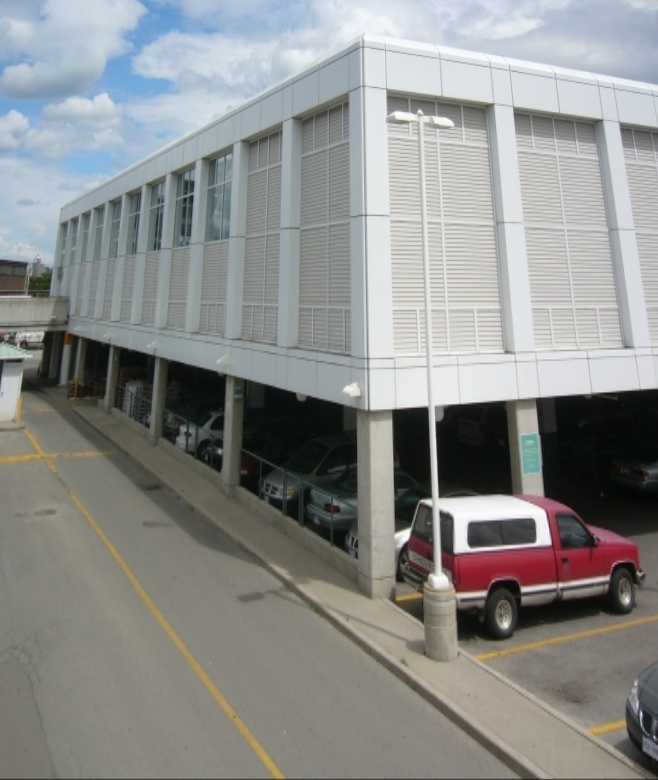
#> input picture Assignment 2/data/P1080091.jpg, 658 x 780 px
$ python main.py
#> lines starting #> are read from the running program, lines starting #| are printed output that depends on the picture
""" CS4277/CS5477 Lab 2: Affine 3D measurement from vanishing line and point.
See accompanying file (lab2.pdf) for instructions.

Name: Zhang Rongqi
Email: e1132299@u.nus.edu
Student ID: A0276566M
"""

import os
import copy
import argparse
import cv2
import numpy as np
import json
import matplotlib.pyplot as plt

PROJECT_DIR = os.path.abspath(os.path.dirname(__file__))
RESULT_DIR = os.path.join(PROJECT_DIR, 'results')
DATA_DIR = os.path.join(PROJECT_DIR, 'data')

# Canny edge detector constants
MIN_CANNY_THRESHOLD = 100
MAX_CANNY_THRESHOLD = 200

# Hough Transform constants
MIN_LINE_LENGTH = 30
MAX_LINE_GAP = 5

DISTANCE_THRESHOLD = 5.


def detect_lines(image: np.ndarray) -> np.ndarray:
    """
    Detects lines in the image using Canny edge detector and Hough Line Transform

    Args:
        image: H x W x C image

    Returns:
        N x 4 line points (x1, y1, x2, y2)
    """
    line_pts = np.empty(shape=[0, 3], dtype=np.float32)
    """
    YOUR CODE HERE
        1. Call cv2.Canny with threshold1=MIN_CANNY_THRESHOLD, threshold2=MAX_CANNY_THRESHOLD and apertureSize=3
            to detect edges
        2. Pass the edge image from Canny edge detection to cv2.HoughLinesP with rho=1, theta=np.pi/180, threshold=100,
            minLineLength=MIN_LINE_LENGTH and maxLineGap=MAX_LINE_GAP.
    """
    edges = cv2.Canny(image, MIN_CANNY_THRESHOLD, MAX_CANNY_THRESHOLD, apertureSize=3)
    line_pts = cv2.HoughLinesP(edges, rho=1, theta=np.pi/180, threshold=100, minLineLength=MIN_LINE_LENGTH, maxLineGap=MAX_LINE_GAP)
    """ END YOUR CODE HERE """
    line_pts = line_pts.reshape(-1, 4)
    return line_pts


def _save_line_image(image: np.ndarray, line_pts: np.ndarray, save_prefix: os.path):
    """
    Saves the line image for visualization

    Args:
        image: H x W x C image
        line_pts: N x 4 line points (x1, y1, x2, y2)
        save_prefix: the prefix for the save file.
    """
    save_image = copy.deepcopy(image)
    for (x1, y1, x2, y2) in line_pts:
        save_image = cv2.line(save_image, (x1, y1), (x2, y2), (255, 0, 0), thickness=2)
    save_image_file = save_prefix + '.jpg'
    cv2.imwrite(save_image_file, save_image)


def _get_lines_from_line_pts(line_pts: np.ndarray) -> np.ndarray:
    """
    Converts line points to line representation [a, b, 1] where ax + by + 1 = 0 and (x, y) corresponds to points [x,y,1]
    that lie on the line.

    Args:
        line_pts: N x 4 line points (x1, y1, x2, y2)

    Returns:
        L x 3 lines (a, b, 1)
    """
    assert line_pts.shape[1] == 4, 'shape should be N x 4'
    num_lines = line_pts.shape[0]
    pts = np.ones([num_lines, 3], dtype=np.float32)
    other_pts = np.ones([num_lines, 3], dtype=np.float32)
    pts[:, :2] = line_pts[:, :2]
    other_pts[:, :2] = line_pts[:, 2:]

    lines = np.cross(a=pts, b=other_pts)
    lines = lines / lines[:, -1].reshape(-1, 1)
    return lines


def get_pairwise_intersections(lines: np.ndarray) -> np.ndarray:
    """
    Computes intersections between each pair of lines. Remove non-existent intersections i.e. intersections at
    infinity where z=0 for points [x,y,z]

    Args:
        lines: L x 3 lines (a, b, 1)

    Returns:
        I x 3 pairwise intersections [u, v, 1] where I <= N^2
    """
    num_lines = lines.shape[0]
    intersections = np.empty(shape=[num_lines**2, 3], dtype=lines.dtype)
    """ YOUR CODE HERE """
    count = 0
    for i in range(num_lines):
        for j in range(i+1, num_lines):
            point = np.cross(lines[i], lines[j])
            if point[2] == 0:
                continue
            intersections[count] = point / point[2]
            count += 1
    intersections = intersections[:count]
    """ END YOUR CODE HERE """
    return intersections


def get_support_mtx(intersections: np.ndarray, lines: np.ndarray, distance_threshold: float = DISTANCE_THRESHOLD):
    """
    Computes the I x L support matrix support_mtx where support_mtx[i, j] = 1 implies that the line lines[j] is close to
    the intersection intersections[j] and hence, supporting it.

    Args:
        intersections: I x 3 intersections [u, v, 1]
        lines: L x 3 lines [a, b, 1]
        distance_threshold: the maximum distance to be for the line to support the intersection.

    Returns:
        I x L support matrix
    """
    num_intersections, num_lines = intersections.shape[0], lines.shape[0]
    support_mtx = np.empty(shape=[num_intersections, num_lines], dtype=intersections.dtype)
    """
    YOUR CODE HERE
        1. Compute the I x L distance matrix distance_mtx between lines and intersections.
        2. Set the support matrix [i, j] to 1 if the distance_mtx[i,j] is below the distance threshold.
    """
    for i in range(num_intersections):
        for j in range(num_lines):
            support_mtx[i][j] = 1.0 if (np.abs(np.dot(lines[j], intersections[i])) < distance_threshold * np.sqrt(np.dot(lines[j][:2], lines[j][:2]))) else 0.0
    """ END YOUR CODE HERE """
    support_mtx = support_mtx.astype(int)
    assert support_mtx.shape == (num_intersections, num_lines)
    return support_mtx


def get_vanishing_pts(lines: np.ndarray, num_vanishing_pts: int) -> np.ndarray:
    """
    Computes the vanishing points using RANSAC.

    Args:
        lines: L x 3 numpy array of detected lines
        num_vanishing_pts: number of vansihing points to retrieve

    Returns:
        V x 3 array of vanishing points [u, v, 1]
    """
    intersections = get_pairwise_intersections(lines=lines)
    support_mtx = get_support_mtx(intersections=intersections, lines=lines)

    vanishing_pts = []
    """
    YOUR CODE HERE
        - For num_vanishing_points, find the intersection with the most support as the vanishing point.
        - Then, remove its support set (of lines) from the list of lines.
        - Find the next vanishing points with the remaining lines (use a loop for this).
        - Note: you don't have to recompute the support_mtx. You can set some entries to 0 to "remove" it.
    """
    for i in range(num_vanishing_pts):
        num_support = np.sum(support_mtx, axis=1)
        idx = np.argmax(num_support)
        vanishing_pts.append(intersections[idx])
        mask = support_mtx[idx] == 1
        support_mtx[:, mask] = 0
    """ END YOUR CODE HERE """
    vanishing_pts = np.array(vanishing_pts)
    return vanishing_pts


def _save_vanishing_pts(save_prefix: os.path, vanishing_pts: np.ndarray):
    """ saves image of the vanishing points """
    image_file = '{}.jpg'.format(save_prefix)
    image = cv2.imread(image_file)

    fig, ax = plt.subplots(1)
    ax.imshow(cv2.cvtColor(image, cv2.COLOR_BGR2RGB))
    plt.plot(vanishing_pts[:, 0], vanishing_pts[:, 1], marker='o', color='r', ls='')
    save_dir = os.path.dirname(save_prefix)
    save_file = os.path.join(save_dir,
                             '{}-vanishing-pts.jpg'.format('horizontal' if 'nonvert' in save_prefix else 'vertical'))
    plt.savefig(save_file)


# [83 lines left out: functions get_vanishing_line, _save_query_target_image, _parse_info_dict, get_target_height, not called in this run]


def _get_vert_nonvert_idxs(lines: np.ndarray) -> (np.ndarray, np.ndarray):
    """ Returns the indexes of the vertical lines and the nonvertical lines from the """
    with np.errstate(divide='ignore'):
        vert_idxs = np.argwhere(np.bitwise_and(lines[:, 0] != 0,
                                               np.abs(lines[:, 1] / lines[:, 0]) < 3e-1)).reshape(-1)
    nonvert_idxs = np.setdiff1d(np.arange(lines.shape[0]), vert_idxs).reshape(-1)
    return nonvert_idxs, vert_idxs


def main():
    argparser = argparse.ArgumentParser()
    argparser.add_argument('--img', type=str, default='P1080091', help='image name e.g. P1080091 corresponds to '
                                                                       'P1080091.jpg')
    argparser.add_argument('--nvp', type=int, default=3, help='number of vanishing points')
    args = argparser.parse_args()

    save_dir = os.path.join(RESULT_DIR, args.img)
    os.makedirs(save_dir, exist_ok=True)
    image_file = os.path.join(DATA_DIR, '{}.jpg'.format(args.img))
    image = cv2.imread(image_file)
#> image is the input picture: shape (780, 658, 3); mean B, G, R 139.9, 141.4, 139.7

    # detect lines
    line_pts = detect_lines(image=image)
#> in detect_lines, `edges = cv2.Canny(image, MIN_CANNY_THRESHOLD, MAX_CANNY_THRESHOLD, ape..`:
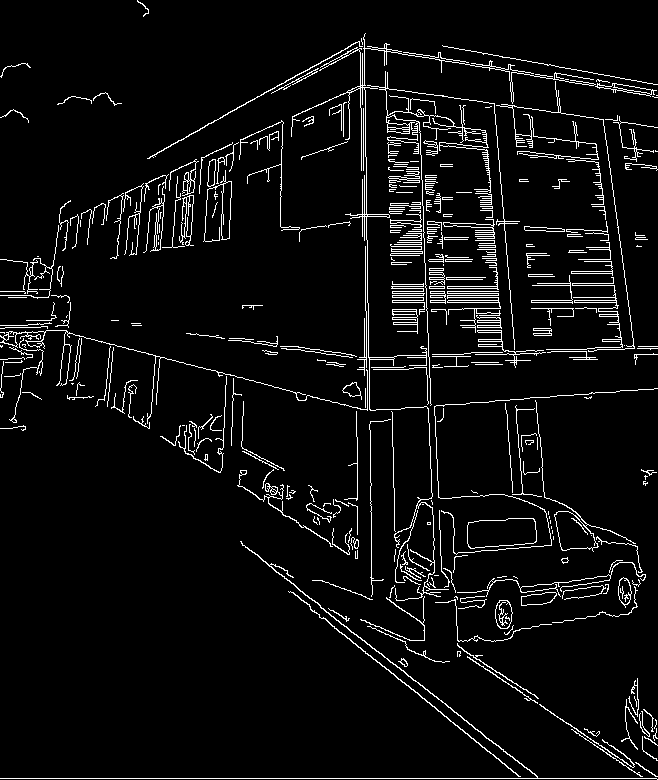
#> edges: shape (780, 658); 5.4% white in thin lines or dots
#> in detect_lines, `line_pts = cv2.HoughLinesP(edges, rho=1, theta=np.pi/180, threshold=10..`: line_pts = 106 rows, first 6: [0, 778, 656, 778], [369, 357, 369, 398], [320, 607, 537, 776], [364, 199, 364, 240], [366, 201, 366, 239], [392, 302, 499, 302]
    _save_line_image(image=image, line_pts=line_pts, save_prefix=os.path.join(save_dir, 'detected-lines'))
#> the loop in _save_line_image, `for (x1, y1, x2, y2) in line_pts:` made 106 passes
#> (x1, y1, x2, y2) on passes 1 to 12: (0, 778, 656, 778), (369, 357, 369, 398), (320, 607, 537, 776), (364, 199, 364, 240), (366, 201, 366, 239), (392, 302, 499, 302), (419, 109, 422, 205), (292, 592, 519, 776), (392, 300, 498, 300), (240, 486, 356, 558), (386, 88, 387, 143), (486, 133, 498, 301)
#> after the loop in _save_line_image, `for (x1, y1, x2, y2) in line_pts:`:
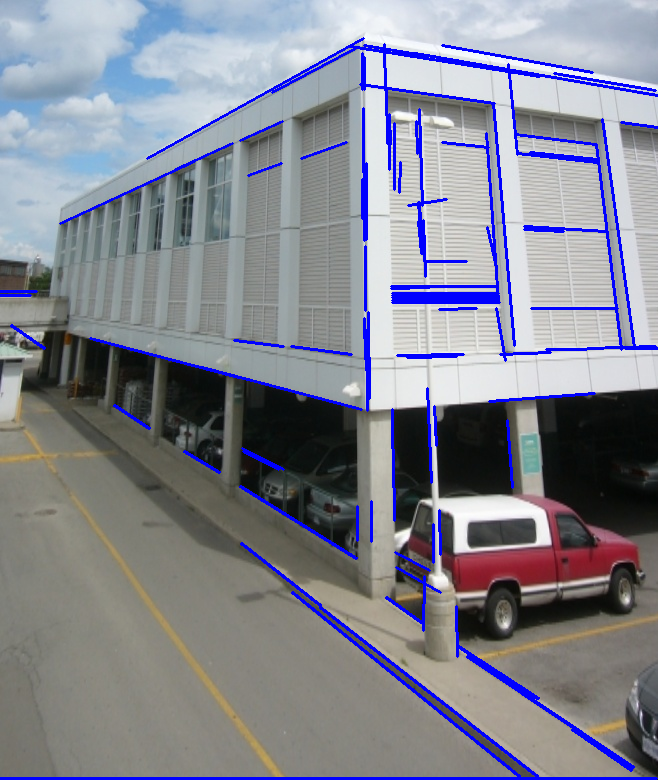
#> save_image: shape (780, 658, 3); mean B, G, R 144.8, 133.7, 132
    lines = _get_lines_from_line_pts(line_pts=line_pts)
#> lines = 106 rows, first 8: [0, -0.00129, 1], [-0.00271, 0, 1], [0.00218, -0.00279, 1], [-0.00275, 0, 1], [-0.00273, 0, 1], [0, -0.00331, 1], [-0.00241, 7.52e-05, 1], [0.00228, -0.00281, 1]

    # split lines into vertical and horizontal lines
    nonvert_idxs, vert_idxs = _get_vert_nonvert_idxs(lines=lines)
#> in _get_vert_nonvert_idxs, `vert_idxs = np.argwhere(np.bitwise_and(lines[:, 0] != 0, np.abs(lines[..`: vert_idxs = 44 values from 1 to 102
#> in _get_vert_nonvert_idxs, `nonvert_idxs = np.setdiff1d(np.arange(lines.shape[0]), vert_idxs).resh..`: nonvert_idxs = 62 values from 0 to 105
#> nonvert_idxs = 62 values from 0 to 105; vert_idxs = 44 values from 1 to 102
    vert_lines = lines[vert_idxs]
#> vert_lines = 44 rows, first 8: [-0.00271, 0, 1], [-0.00275, 0, 1], [-0.00273, 0, 1], [-0.00241, 7.52e-05, 1], [-0.0026, 4.73e-05, 1], [-0.0021, 0.00015, 1], [-0.00171, 0.00024, 1], [-0.00275, 0, 1]
    vert_line_pts = line_pts[vert_idxs]
#> vert_line_pts = 44 rows, first 6: [369, 357, 369, 398], [364, 199, 364, 240], [366, 201, 366, 239], [419, 109, 422, 205], [386, 88, 387, 143], [486, 133, 498, 301]
    nonvert_lines = lines[nonvert_idxs]
#> nonvert_lines = 62 rows, first 8: [0, -0.00129, 1], [0.00218, -0.00279, 1], [0, -0.00331, 1], [0.00228, -0.00281, 1], [0, -0.00333, 1], [0.00184, -0.00297, 1], [-0.0166, 0.105, 1], [0, -0.00337, 1]
    nonvert_line_pts = line_pts[nonvert_idxs]
#> nonvert_line_pts = 62 rows, first 6: [0, 778, 656, 778], [320, 607, 537, 776], [392, 302, 499, 302], [292, 592, 519, 776], [392, 300, 498, 300], [240, 486, 356, 558]
    _save_line_image(image=image, line_pts=nonvert_line_pts,
                     save_prefix=os.path.join(save_dir, 'detected-nonvert-lines'))
#> the loop in _save_line_image (call 2), `for (x1, y1, x2, y2) in line_pts:` made 62 passes
#> (x1, y1, x2, y2) on passes 1 to 12: (0, 778, 656, 778), (320, 607, 537, 776), (392, 302, 499, 302), (292, 592, 519, 776), (392, 300, 498, 300), (240, 486, 356, 558), (350, 46, 539, 76), (392, 297, 498, 297), (147, 158, 363, 38), (572, 729, 631, 770), (241, 543, 320, 605), (442, 45, 592, 72)
#> after the loop in _save_line_image (call 2), `for (x1, y1, x2, y2) in line_pts:`:
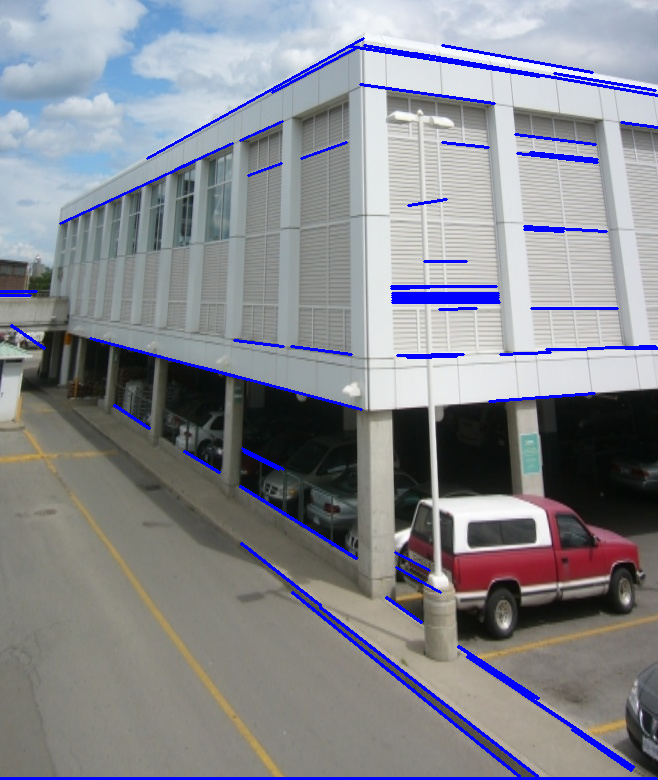
#> save_image: shape (780, 658, 3); mean B, G, R 143.5, 136.3, 134.6
    _save_line_image(image=image, line_pts=vert_line_pts,
                     save_prefix=os.path.join(save_dir, 'detected-vert-lines'))
#> the loop in _save_line_image (call 3), `for (x1, y1, x2, y2) in line_pts:` made 44 passes
#> (x1, y1, x2, y2) on passes 1 to 12: (369, 357, 369, 398), (364, 199, 364, 240), (366, 201, 366, 239), (419, 109, 422, 205), (386, 88, 387, 143), (486, 133, 498, 301), (602, 119, 634, 347), (364, 57, 364, 89), (368, 312, 368, 357), (362, 53, 362, 89), (392, 409, 393, 487), (364, 318, 365, 359)
#> after the loop in _save_line_image (call 3), `for (x1, y1, x2, y2) in line_pts:`:
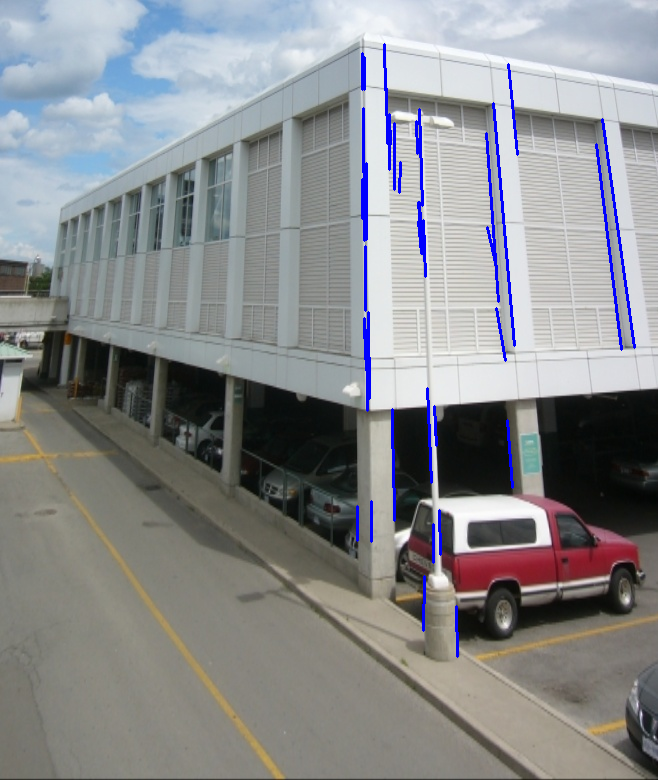
#> save_image: shape (780, 658, 3); mean B, G, R 141.2, 138.8, 137.1

    # get horizontal and vertical vanishing points.
    horizontal_vanishing_pts = get_vanishing_pts(lines=nonvert_lines, num_vanishing_pts=2)
#> after the loop in get_pairwise_intersections, `for i in range(num_lines):`: count = 1813
#> in get_pairwise_intersections, `intersections = intersections[:count]`: intersections = 1813 rows, first 8: [539.6, 778, 1], [521.5, 778, 1], [710.4, 778, 1], [4961.6, 778, 1], [-969, 778, 1], [642.5, 778, 1], [540.4, 778, 1], [4514.2, 778, 1]
#> after the loop in get_support_mtx, `for i in range(num_intersections):`: support_mtx: shape (1813, 62) float32; values 0 (black) and 1 (white), 12.8% white in thin lines or dots
#> the loop in get_vanishing_pts, `for i in range(num_vanishing_pts):` made 2 passes
#> idx on passes 1 to 2: 1252, 400
#> after the loop in get_vanishing_pts, `for i in range(num_vanishing_pts):`:
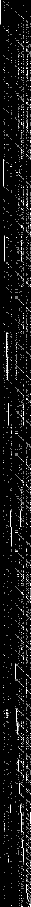
#> support_mtx: shape (1813, 62) int64 (shown at 1/2 size); values 0 (black) and 1 (white), 3.9% white in thin lines or dots
#> after the loop in get_vanishing_pts, `for i in range(num_vanishing_pts):`: vanishing_pts = [[-82.67, 291, 1], [1850, 297, 1]]
#> horizontal_vanishing_pts = [[-82.67, 291, 1], [1850, 297, 1]]
    vertical_vanishing_pt = get_vanishing_pts(lines=vert_lines, num_vanishing_pts=1)
#> call 2 of get_vanishing_pts, with lines = array of shape (44, 3), num_vanishing_pts = 1
#> after the loop in get_pairwise_intersections (call 2), `for i in range(num_lines):`: count = 809; intersections = 1936 rows, first 8: [369, -1491, 1], [369, -847, 1], [369, -1505, 1], [369, -1541.1, 1], [369, -1385, 1], [369, 523, 1], [369, -1717.4, 1], [369, -1326, 1]
#> in get_pairwise_intersections (call 2), `intersections = intersections[:count]`: intersections = 809 rows, first 8: [369, -1491, 1], [369, -847, 1], [369, -1505, 1], [369, -1541.1, 1], [369, -1385, 1], [369, 523, 1], [369, -1717.4, 1], [369, -1326, 1]
#> after the loop in get_support_mtx (call 2), `for i in range(num_intersections):`: support_mtx: shape (809, 44) float32; values 0 (black) and 1 (white), 20.3% white in thin lines or dots
#> the loop in get_vanishing_pts (call 2), `for i in range(num_vanishing_pts):` made 1 pass
#> idx on pass 1: 48
#> after the loop in get_vanishing_pts (call 2), `for i in range(num_vanishing_pts):`:
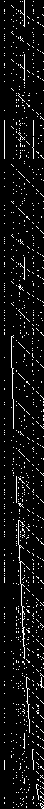
#> support_mtx: shape (809, 44) int64; values 0 (black) and 1 (white), 6.3% white in thin lines or dots
#> after the loop in get_vanishing_pts (call 2), `for i in range(num_vanishing_pts):`: vanishing_pts = [[364, -1543, 1]]
#> vertical_vanishing_pt = [[364, -1543, 1]]
    _save_vanishing_pts(save_prefix=os.path.join(save_dir, 'detected-vert-lines'),
                        vanishing_pts=vertical_vanishing_pt)
    _save_vanishing_pts(save_prefix=os.path.join(save_dir, 'detected-nonvert-lines'),
                        vanishing_pts=horizontal_vanishing_pts)
#> in _save_vanishing_pts (call 2), `plt.savefig(save_file)`:
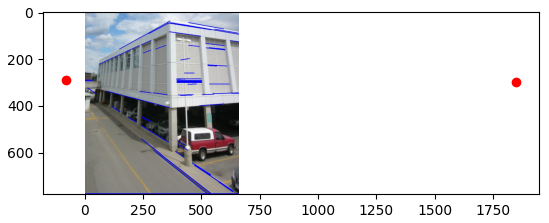
#> figure drawn by matplotlib, 1 panel
    vanishing_pts = np.concatenate([horizontal_vanishing_pts, vertical_vanishing_pt], axis=0)
#> vanishing_pts = [[-82.67, 291, 1], [1850, 297, 1], [364, -1543, 1]]
    np.save(os.path.join(save_dir, 'vanishing-pts.npy'), vanishing_pts)

    # load the query and target
    info_file = os.path.join(DATA_DIR, '{}-info.json'.format(args.img))
#> (the run stopped early here; a loop or call above may not have finished)
